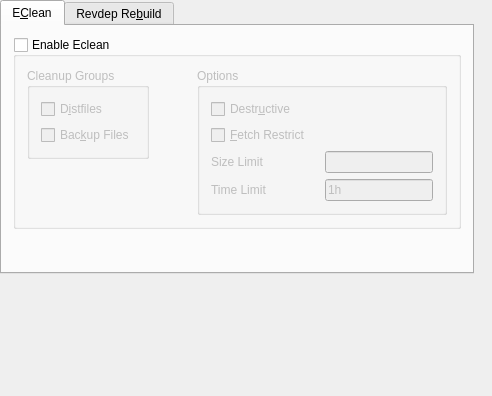
<?xml version="1.0" encoding="UTF-8"?>
<ui version="4.0">
 <class>Options4</class>
 <widget class="QDialog" name="Options4">
  <property name="geometry">
   <rect>
    <x>0</x>
    <y>0</y>
    <width>492</width>
    <height>396</height>
   </rect>
  </property>
  <widget class="QTabWidget" name="tabWidget2">
   <property name="geometry">
    <rect>
     <x>0</x>
     <y>0</y>
     <width>474</width>
     <height>274</height>
    </rect>
   </property>
   <property name="sizePolicy">
    <sizepolicy hsizetype="Expanding" vsizetype="MinimumExpanding">
     <horstretch>0</horstretch>
     <verstretch>224</verstretch>
    </sizepolicy>
   </property>
   <widget class="QWidget" name="TabEclean">
    <attribute name="title">
     <string>E&amp;Clean</string>
    </attribute>
    <layout class="QVBoxLayout">
     <item>
      <widget class="QGroupBox" name="kcfg_EnableEclean">
       <property name="sizePolicy">
        <sizepolicy hsizetype="Expanding" vsizetype="Expanding">
         <horstretch>0</horstretch>
         <verstretch>0</verstretch>
        </sizepolicy>
       </property>
       <property name="minimumSize">
        <size>
         <width>0</width>
         <height>0</height>
        </size>
       </property>
       <property name="whatsThis">
        <string>Eclean is a tool provided by gentoolkit. It is used to keep the portage directories cleaned up and to prevent unnecessary disk usage.</string>
       </property>
       <property name="title">
        <string comment="Turn eclean on.">Enable Eclean</string>
       </property>
       <property name="checkable">
        <bool>true</bool>
       </property>
       <property name="checked">
        <bool>false</bool>
       </property>
       <layout class="QHBoxLayout">
        <item>
         <layout class="QVBoxLayout">
          <item>
           <widget class="QGroupBox" name="groupBox2">
            <property name="sizePolicy">
             <sizepolicy hsizetype="Fixed" vsizetype="Fixed">
              <horstretch>0</horstretch>
              <verstretch>0</verstretch>
             </sizepolicy>
            </property>
            <property name="title">
             <string>Cleanup Groups</string>
            </property>
            <layout class="QGridLayout">
             <item row="0" column="0">
              <widget class="QCheckBox" name="kcfg_EcleanDistfiles">
               <property name="toolTip">
                <string>clean downloaded source files</string>
               </property>
               <property name="whatsThis">
                <string>The distfiles are the collection of source files your computer downloads in order to install something. These files tend to build up over time and should be cleaned out. Selecting this option allows Kuroo to clean them for you.</string>
               </property>
               <property name="text">
                <string>D&amp;istfiles</string>
               </property>
              </widget>
             </item>
             <item row="1" column="0">
              <widget class="QCheckBox" name="kcfg_EcleanBackups">
               <property name="toolTip">
                <string>quickpkg files are included in this</string>
               </property>
               <property name="whatsThis">
                <string>The backup files are your binary package files. These include backups made by Kuroo as well as any packages you have built using &lt;b&gt;quickpkg&lt;/b&gt; (&lt;i&gt;kuroo uses quickpkg to make backups&lt;/i&gt;.) Selecting this option allows Kuroo to cleanup backups that reach a certain age, the age specified in 'Time Limit'.</string>
               </property>
               <property name="text">
                <string>Bac&amp;kup Files</string>
               </property>
              </widget>
             </item>
            </layout>
           </widget>
          </item>
          <item>
           <spacer name="spacer32">
            <property name="orientation">
             <enum>Qt::Vertical</enum>
            </property>
            <property name="sizeType">
             <enum>QSizePolicy::Expanding</enum>
            </property>
            <property name="sizeHint" stdset="0">
             <size>
              <width>20</width>
              <height>20</height>
             </size>
            </property>
           </spacer>
          </item>
         </layout>
        </item>
        <item>
         <spacer name="spacer31">
          <property name="orientation">
           <enum>Qt::Horizontal</enum>
          </property>
          <property name="sizeType">
           <enum>QSizePolicy::Expanding</enum>
          </property>
          <property name="sizeHint" stdset="0">
           <size>
            <width>16</width>
            <height>20</height>
           </size>
          </property>
         </spacer>
        </item>
        <item>
         <widget class="QGroupBox" name="groupBox3">
          <property name="sizePolicy">
           <sizepolicy hsizetype="Fixed" vsizetype="Fixed">
            <horstretch>0</horstretch>
            <verstretch>0</verstretch>
           </sizepolicy>
          </property>
          <property name="title">
           <string>Options</string>
          </property>
          <layout class="QVBoxLayout">
           <item>
            <widget class="QCheckBox" name="kcfg_ecleanDestructive">
             <property name="toolTip">
              <string>use --destructive for eclean</string>
             </property>
             <property name="whatsThis">
              <string>A destructive eclean leaves only the source files necessary to re-install your system on your hard drive. This is probably the desired eclean as it is the most space concerving method.</string>
             </property>
             <property name="text">
              <string>Destr&amp;uctive</string>
             </property>
            </widget>
           </item>
           <item>
            <widget class="QCheckBox" name="kcfg_EcleanFetchRestrict">
             <property name="sizePolicy">
              <sizepolicy hsizetype="Expanding" vsizetype="Fixed">
               <horstretch>0</horstretch>
               <verstretch>0</verstretch>
              </sizepolicy>
             </property>
             <property name="toolTip">
              <string>Don't clean packages that have fetch restriction in portage.</string>
             </property>
             <property name="text">
              <string>&amp;Fetch Restrict</string>
             </property>
            </widget>
           </item>
           <item>
            <layout class="QGridLayout">
             <item row="0" column="2">
              <widget class="QLineEdit" name="kcfg_EcleanSizeLimit">
               <property name="sizePolicy">
                <sizepolicy hsizetype="Expanding" vsizetype="Fixed">
                 <horstretch>0</horstretch>
                 <verstretch>0</verstretch>
                </sizepolicy>
               </property>
               <property name="toolTip">
                <string>max size of ebuild to delete</string>
               </property>
               <property name="whatsThis">
                <string>The size limit is a cap on the distfile sizes you want cleaned up. If you enter 100M for instance Kuroo won't auto-clean any file larger than 100M in size. This is useful if you have a slow internet connection and never want to download that big file again.&lt;br&gt;&lt;i&gt;Man eclean for more info&lt;/i&gt;</string>
               </property>
              </widget>
             </item>
             <item row="1" column="2">
              <widget class="QLineEdit" name="kcfg_EcleanTimeLimit">
               <property name="sizePolicy">
                <sizepolicy hsizetype="Expanding" vsizetype="Fixed">
                 <horstretch>0</horstretch>
                 <verstretch>0</verstretch>
                </sizepolicy>
               </property>
               <property name="toolTip">
                <string>protect files less than this old</string>
               </property>
               <property name="whatsThis">
                <string>Time limit is useful for protecting files that are less than the specified age. If you insert 1m Kuroo will not delete a file that is newer than one month old. This value is useful both for distfiles and for backup files. You should have this value set.</string>
               </property>
               <property name="text">
                <string>1h</string>
               </property>
              </widget>
             </item>
             <item row="1" column="1">
              <spacer name="spacer15">
               <property name="orientation">
                <enum>Qt::Horizontal</enum>
               </property>
               <property name="sizeType">
                <enum>QSizePolicy::Expanding</enum>
               </property>
               <property name="sizeHint" stdset="0">
                <size>
                 <width>46</width>
                 <height>20</height>
                </size>
               </property>
              </spacer>
             </item>
             <item row="0" column="1">
              <spacer name="spacer14">
               <property name="orientation">
                <enum>Qt::Horizontal</enum>
               </property>
               <property name="sizeType">
                <enum>QSizePolicy::Expanding</enum>
               </property>
               <property name="sizeHint" stdset="0">
                <size>
                 <width>52</width>
                 <height>20</height>
                </size>
               </property>
              </spacer>
             </item>
             <item row="1" column="0">
              <widget class="QLabel" name="textLabel2">
               <property name="sizePolicy">
                <sizepolicy hsizetype="Preferred" vsizetype="Preferred">
                 <horstretch>0</horstretch>
                 <verstretch>0</verstretch>
                </sizepolicy>
               </property>
               <property name="text">
                <string>Time Limit</string>
               </property>
               <property name="wordWrap">
                <bool>false</bool>
               </property>
              </widget>
             </item>
             <item row="0" column="0">
              <widget class="QLabel" name="textLabel1_2">
               <property name="sizePolicy">
                <sizepolicy hsizetype="Preferred" vsizetype="Preferred">
                 <horstretch>0</horstretch>
                 <verstretch>0</verstretch>
                </sizepolicy>
               </property>
               <property name="text">
                <string>Size Limit</string>
               </property>
               <property name="wordWrap">
                <bool>false</bool>
               </property>
              </widget>
             </item>
            </layout>
           </item>
          </layout>
         </widget>
        </item>
       </layout>
      </widget>
     </item>
     <item>
      <spacer name="spacer34">
       <property name="orientation">
        <enum>Qt::Vertical</enum>
       </property>
       <property name="sizeType">
        <enum>QSizePolicy::Expanding</enum>
       </property>
       <property name="sizeHint" stdset="0">
        <size>
         <width>20</width>
         <height>40</height>
        </size>
       </property>
      </spacer>
     </item>
    </layout>
   </widget>
   <widget class="QWidget" name="TabRevdepRebuild">
    <attribute name="title">
     <string>Revdep Re&amp;build</string>
    </attribute>
    <layout class="QGridLayout">
     <item row="0" column="0">
      <widget class="QGroupBox" name="kcfg_revdepEnabled">
       <property name="title">
        <string>Revdep Rebuild</string>
       </property>
       <property name="checkable">
        <bool>true</bool>
       </property>
       <property name="checked">
        <bool>false</bool>
       </property>
       <layout class="QGridLayout">
        <item row="0" column="0">
         <widget class="QLabel" name="textLabel1">
          <property name="text">
           <string>With revdep-rebuild enabled your system will run the revdep-rebuild utility following an emerge to ensure library consistency. This takes a lot of time and may not be desirable every time you emerge.</string>
          </property>
          <property name="alignment">
           <set>Qt::AlignVCenter</set>
          </property>
          <property name="wordWrap">
           <bool>true</bool>
          </property>
         </widget>
        </item>
       </layout>
      </widget>
     </item>
     <item row="1" column="0">
      <spacer name="spacer6">
       <property name="orientation">
        <enum>Qt::Vertical</enum>
       </property>
       <property name="sizeType">
        <enum>QSizePolicy::Expanding</enum>
       </property>
       <property name="sizeHint" stdset="0">
        <size>
         <width>20</width>
         <height>40</height>
        </size>
       </property>
      </spacer>
     </item>
    </layout>
   </widget>
  </widget>
 </widget>
 <layoutdefault spacing="6" margin="11"/>
 <resources/>
 <connections/>
</ui>
